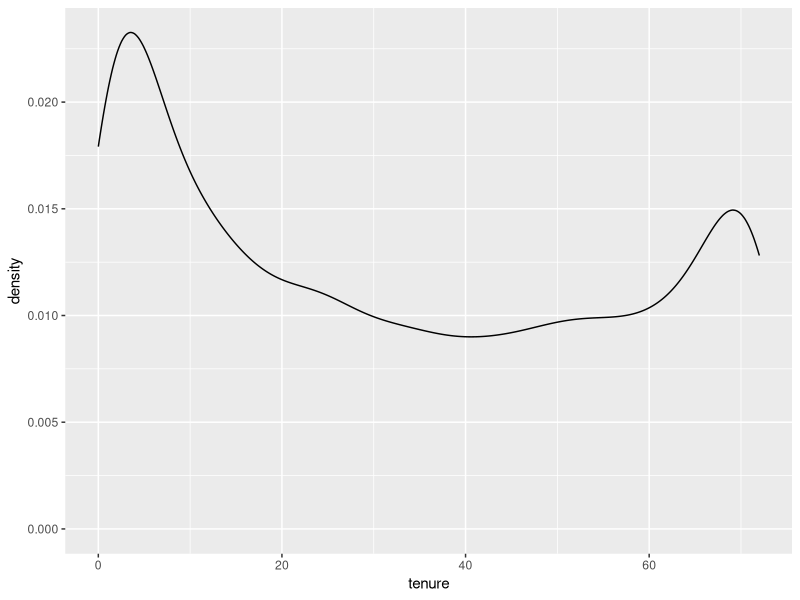
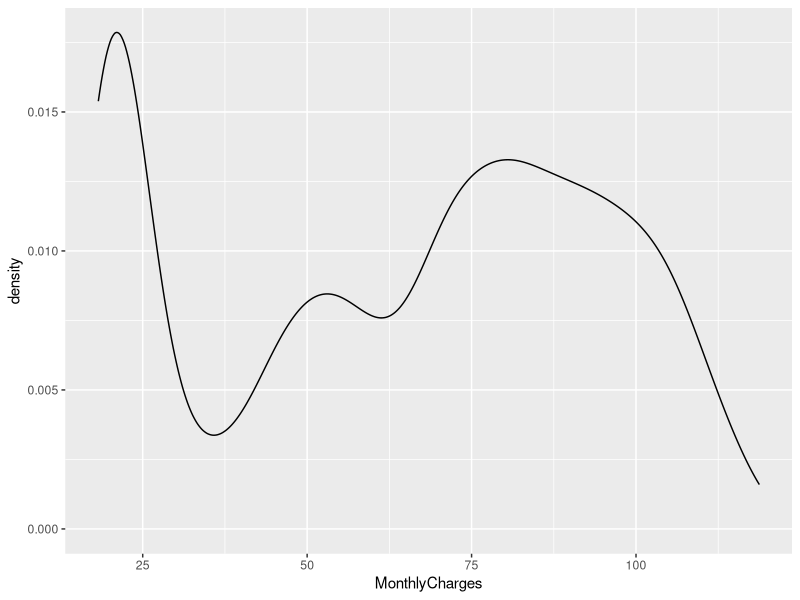

Recreate these plots in R, in order. (Note: this script raises an error after producing the figures.)
## ---- chunk 1
library("tidyverse")
## ---- chunk 2
data <- read_csv("telekom_kundenabgang.txt")
## ---- chunk 3
View(data)
## ---- chunk 4
summary(data)
str(data)

set.seed(1337)
sample_n(data,10)

tbl_df(data)

dim(data)

data %>% head(10)
data %>% tail(10)
## ---- chunk 5
#Kategoriale variabel in Faktoren umwandeln
data <- data %>% mutate_if(is.character ,as.factor) %>% mutate(customerID = as.character(customerID),SeniorCitizen = as.factor(SeniorCitizen))

## ---- chunk 6
summary(data)
## ---- chunk 7
data %>% filter(duplicated(data))

data %>% filter(customerID == '0280-XJGEX')
## ---- chunk 8
data <- data %>% bind_cols(complete_flag = data %>% complete.cases())
#data %>% bind_cols(flag_complete_obs = data %>% complete.cases())
## ---- chunk 9
data %>% head(10)

## ---- chunk 10
data <- distinct(data)
## ---- chunk 11
summary(data)
## ---- chunk 12
ggplot(data, aes(tenure)) +
  geom_density()
  
  
ggplot(data, aes(MonthlyCharges)) +
  geom_density()

ggplot(data %>% filter(complete_flag), aes(TotalCharges)) +
  geom_density()+
  geom_vline(aes(xintercept = median(TotalCharges)),color="red",linetype="dashed")+
  geom_vline(aes(xintercept = mean(TotalCharges)),color="blue",linetype="dashed")+
  annotate(y=0,label="Median")




